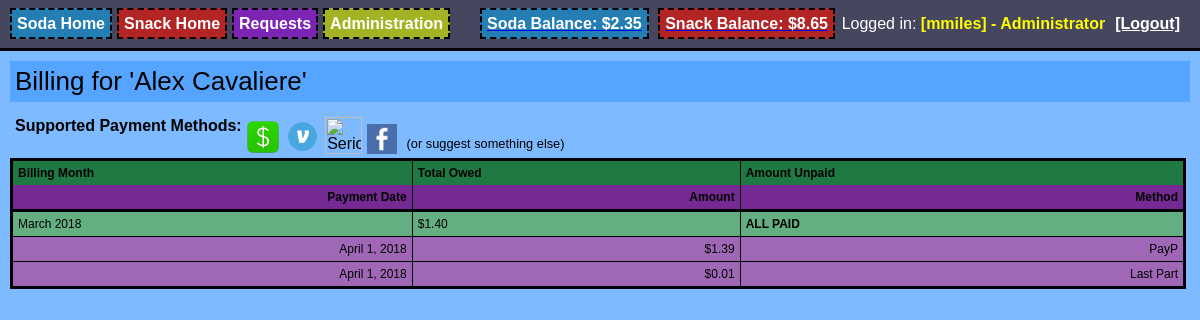
/billing.php?type=Soda&name=Alex Cavaliere&userid=11 (signed in), run on an earlier commit of the app's database.
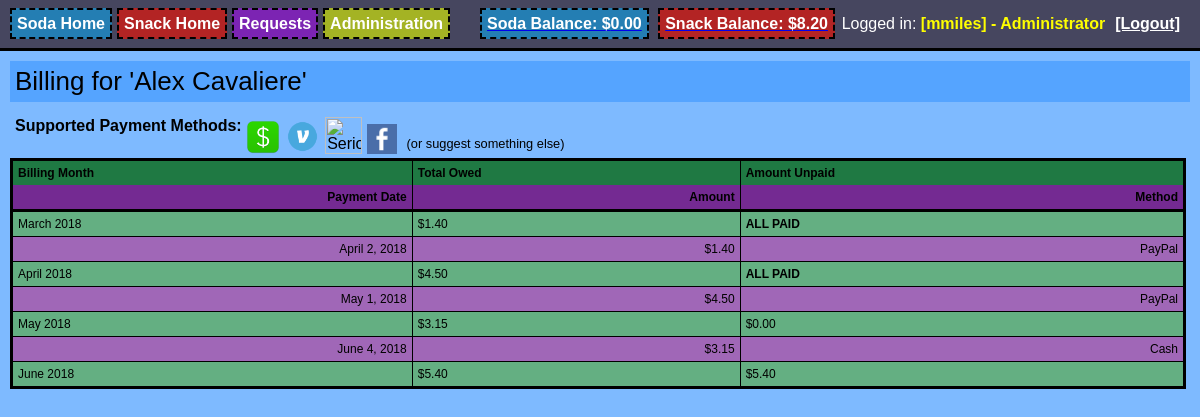
And on a later commit of the database.
### tables this page shows
CREATE TABLE "Payments" (
	`UserID`	INTEGER NOT NULL,
	`Method`	TEXT,
	`Amount`	REAL NOT NULL,
	`Date`	TEXT,
	`Note`	TEXT,
	`ItemType`	TEXT
);

CREATE TABLE "Purchase_History" (
	`UserID`	INTEGER NOT NULL,
	`ItemID`	INTEGER NOT NULL,
	`Cost`	REAL,
	`Date`	TEXT,
	`DiscountCost`	REAL
);

### Mobile_Detect.php (called while the page is built, shortened)
<?php
class Mobile_Detect
{
    protected $userAgent = null;
    protected $httpHeaders = array();
    protected $detectionType = self::DETECTION_TYPE_MOBILE;
    protected static $mobileHeaders = array(
            'HTTP_ACCEPT'                  => array('matches' => array(
                                                                        'application/x-obml2d',
                                                                        'application/vnd.rim.html',
                                                                        'text/vnd.wap.wml',
                                                                        'application/vnd.wap.xhtml+xml'
                                            )),
            'HTTP_X_WAP_PROFILE'           => null,
            'HTTP_X_WAP_CLIENTID'          => null,
            'HTTP_WAP_CONNECTION'          => null,
            'HTTP_PROFILE'                 => null,
            'HTTP_X_OPERAMINI_PHONE_UA'    => null,
            'HTTP_X_NOKIA_GATEWAY_ID'      => null,
            'HTTP_X_ORANGE_ID'             => null,
            'HTTP_X_VODAFONE_3GPDPCONTEXT' => null,
            'HTTP_X_HUAWEI_USERID'         => null,
            'HTTP_UA_OS'                   => null,
            'HTTP_X_MOBILE_GATEWAY'        => null,
            'HTTP_X_ATT_DEVICEID'          => null,
            'HTTP_UA_CPU'                  => array('matches' => array('ARM')),
    );
    protected static $operatingSystems = array(
        'AndroidOS'         => 'Android',
        'BlackBerryOS'      => 'blackberry|\bBB10\b|rim tablet os',
        'PalmOS'            => 'PalmOS|avantgo|blazer|elaine|hiptop|palm|plucker|xiino',
        'SymbianOS'         => 'Symbian|SymbOS|Series60|Series40|SYB-[0-9]+|\bS60\b',
        'WindowsMobileOS'   => 'Windows CE.*(PPC|Smartphone|Mobile|[0-9]{3}x[0-9]{3})|Window Mobile|Windows Phone [0-9.]+|WCE;',
        'WindowsPhoneOS'   => 'Windows Phone 10.0|Windows Phone 8.1|Windows Phone 8.0|Windows Phone OS|XBLWP7|ZuneWP7|Windows NT 6.[23]; ARM;',
        'iOS'               => '\biPhone.*Mobile|\biPod|\biPad',
        'MeeGoOS'           => 'MeeGo',
        'MaemoOS'           => 'Maemo',
        'JavaOS'            => 'J2ME/|\bMIDP\b|\bCLDC\b',
        'webOS'             => 'webOS|hpwOS',
        'badaOS'            => '\bBada\b',
        'BREWOS'            => 'BREW',
    );
    protected static $browsers = array(
        'Chrome'          => '\bCrMo\b|CriOS|Android.*Chrome/[.0-9]* (Mobile)?',
        'Dolfin'          => '\bDolfin\b',
        'Opera'           => 'Opera.*Mini|Opera.*Mobi|Android.*Opera|Mobile.*OPR/[0-9.]+|Coast/[0-9.]+',
        'Skyfire'         => 'Skyfire',
        'Edge'             => 'Mobile Safari/[.0-9]* Edge',
        'IE'              => 'IEMobile|MSIEMobile',
        'Firefox'         => 'fennec|firefox.*maemo|(Mobile|Tablet).*Firefox|Firefox.*Mobile|FxiOS',
        'Bolt'            => 'bolt',
        'TeaShark'        => 'teashark',
        'Blazer'          => 'Blazer',
        'Safari'          => 'Version.*Mobile.*Safari|Safari.*Mobile|MobileSafari',
        'UCBrowser'       => 'UC.*Browser|UCWEB',
        'baiduboxapp'     => 'baiduboxapp',
        'baidubrowser'    => 'baidubrowser',
        'DiigoBrowser'    => 'DiigoBrowser',
        'Puffin'            => 'Puffin',
        'Mercury'          => '\bMercury\b',
        'ObigoBrowser' => 'Obigo',
        'NetFront' => 'NF-Browser',
        'GenericBrowser'  => 'NokiaBrowser|OviBrowser|OneBrowser|TwonkyBeamBrowser|SEMC.*Browser|FlyFlow|Minimo|NetFront|Novarra-Vision|MQQBrowser|MicroMessenger',
		'PaleMoon'        => 'Android.*PaleMoon|Mobile.*PaleMoon',
    );
    protected static $uaHttpHeaders = array(
        'HTTP_USER_AGENT',
        'HTTP_X_OPERAMINI_PHONE_UA',
        'HTTP_X_DEVICE_USER_AGENT',
        'HTTP_X_ORIGINAL_USER_AGENT',
        'HTTP_X_SKYFIRE_PHONE',
        'HTTP_X_BOLT_PHONE_UA',
        'HTTP_DEVICE_STOCK_UA',
        'HTTP_X_UCBROWSER_DEVICE_UA'
    );
    public function setHttpHeaders($httpHeaders = null)
    {
        if (!is_array($httpHeaders) || !count($httpHeaders)) {
            $httpHeaders = $_SERVER;
        }
        $this->httpHeaders = array();
        foreach ($httpHeaders as $key => $value) {
            if (substr($key, 0, 5) === 'HTTP_') {
                $this->httpHeaders[$key] = $value;
            }
        }
    }
    public function getMobileHeaders()
    {
        return self::$mobileHeaders;
    }
    public function getUaHttpHeaders()
    {
        return self::$uaHttpHeaders;
    }
    public function setCfHeaders($cfHeaders = null) {
        $response = false;
        return $response;
    }
    public function setUserAgent($userAgent = null)
    {
        if (false === empty($userAgent)) {
            return $this->userAgent = $userAgent;
        } else {
            $this->userAgent = null;
            foreach ($this->getUaHttpHeaders() as $altHeader) {
                if (false === empty($this->httpHeaders[$altHeader])) {
                    $this->userAgent .= $this->httpHeaders[$altHeader] . " ";
                }
            }
            if (!empty($this->userAgent)) {
                return $this->userAgent = trim($this->userAgent);
            }
        }
        return $this->userAgent = null;
    }
    public function getUserAgent()
    {
        return $this->userAgent;
    }
    public function setDetectionType($type = null)
    {
        $this->detectionType = $type;
    }
    public static function getMobileDetectionRules()
    {
        static $rules;
        if (!$rules) {
            $rules = array_merge(
                self::$phoneDevices,
                self::$tabletDevices,
                self::$operatingSystems,
                self::$browsers
            );
        }
        return $rules;
    }
    public function getRules()
    {
        if ($this->detectionType == self::DETECTION_TYPE_EXTENDED) {
            return self::getMobileDetectionRulesExtended();
        } else {
            return self::getMobileDetectionRules();
        }
    }
    public function checkHttpHeadersForMobile()
    {
        foreach ($this->getMobileHeaders() as $mobileHeader => $matchType) {
            if (isset($this->httpHeaders[$mobileHeader])) {
                if (is_array($matchType['matches'])) {
                    return false;
                } else {
                    return true;
                }
            }
        }
        return false;
    }
    protected function matchDetectionRulesAgainstUA($userAgent = null)
    {
        return false;
    }
    public function isMobile($userAgent = null, $httpHeaders = null)
    {
        if ($this->checkHttpHeadersForMobile()) {
            return true;
        } else {
            return $this->matchDetectionRulesAgainstUA();
        }
    }
    public function match($regex, $userAgent = null)
    {
        $match = (bool) preg_match(sprintf('#%s#is', $regex), (false === empty($userAgent) ? $userAgent : $this->userAgent), $matches);
        return $match;
    }
}

### foodstock_functions.php (called while the page is built, shortened)
<?php
function IsLoggedIn()
{
   	return $_SESSION['signed_in'];
}
function IsAdminLoggedIn()
{
	return $_SESSION['signed_in'] && $_SESSION['username'] == 'mmiles';
}
?>

### billing.php (the view, shortened to what the changed rows need)
<head>
<?php
    $db = new SQLite3("db/item.db");
    include("foodstock_functions.php");
    $loggedIn = IsLoggedIn();
    $loggedInAdmin = IsAdminLoggedIn();
    require_once 'Mobile_Detect.php';
    $detect = new Mobile_Detect;
    $device_type = ($detect->isMobile() ? ($detect->isTablet() ? 'tablet' : 'phone') : 'computer');
    $isMobile = $device_type == 'phone';
?>
<link rel="stylesheet" type="text/css" href="colorPicker.css"/>
<link rel="stylesheet" type="text/css" href="style.css"/>
<link rel="stylesheet" href="//code.jquery.com/ui/1.11.2/themes/smoothness/jquery-ui.css">
</head>
<?php
	if( $isMobile ) {
		echo "<body class='soda_body' style='display:inline-table;'>";
	} else {
		echo "<body class='soda_body'>";
	}
	include("login_bar.php");
	$itemType = $_GET['type'];
	if( $loggedInAdmin && isset($_GET['userid'] ) && isset($_GET['name'] )  ) {
		$userID = $_GET['userid'];
	} else {
		$userID = $_SESSION['userID'];
		$name = $_SESSION['firstname'];
	}
	echo "<div id='restock_all'>";
	echo "<table style='font-size:12; border: 3px solid; border-collapse:collapse; margin:10px; width:98%'>";
	echo "<thead><tr style='background-color: #1f7943; border-top: 3px solid; border-right: 3px solid; border-left: 3px solid; border-bottom: none;'>";
	echo "<th style='padding:5px; border-right:1px #000 solid;' align='left'>Billing Month</th>";
	echo "<th style='padding:5px; border-right:1px #000 solid;' align='left'>Total Owed</th>";
	echo "<th style='padding:5px; border-right:1px #000 solid;' align='left'>Amount Unpaid</th>";
	echo "</tr></thead>";
	echo "<thead><tr style='background-color: #742a92; border-top: none; border-right: 3px solid; border-left: 3px solid; border-bottom: 3px solid;'>";
	echo "<th style='padding:5px; border-right:1px #000 solid; text-align:right;' align='left'>Payment Date</th>";
	echo "<th style='padding:5px; border-right:1px #000 solid; text-align:right;' align='left'>Amount</th>";
	echo "<th style='padding:5px; border-right:1px #000 solid; text-align:right;' align='left'>Method</th>";
	echo "</tr></thead>";
	$results = $db->query("SELECT Sum(Amount) as Total FROM Payments WHERE ItemType='$itemType' AND UserID = $userID");
	$totalPayments = $results->fetchArray()['Total'];
	$currentMonthLabel = "";
	$currentMonthTotal = 0;
	$currentMonth = 0;
	$currentYear = 0;
	$results = $db->query("SELECT i.Name, p.Cost, p.DiscountCost, p.Date, p.UserID FROM Purchase_History p JOIN Item i on p.itemID = i.ID WHERE p.UserID = $userID AND i.Type='$itemType' ORDER BY p.Date ASC");
	while ($row = $results->fetchArray()) {
		$date_object = DateTime::createFromFormat( 'Y-m-d H:i:s', $row['Date'] );
		$purchaseMonth = $date_object->format('F Y');
		if( $currentMonthLabel == "" ) {
			$currentMonthLabel = $purchaseMonth;
			$currentMonth = $date_object->format('m');
			$currentYear = $date_object->format('Y');
		}
		if( $purchaseMonth != $currentMonthLabel ) {
			$currentMonth = $date_object->format('m');
			$currentYear = $date_object->format('Y');
			$totalPayments = printBillMonth( $db, $itemType, $userID, $currentMonthLabel, $currentMonthTotal, $currentMonth, $currentYear, $totalPayments, false );
			$currentMonthLabel = $purchaseMonth;
			$currentMonthTotal = 0;
		}
		if( $row['DiscountCost'] != "" ) {
			$currentMonthTotal += $row['DiscountCost'];
		} else {
			$currentMonthTotal += $row['Cost'];
		}
	}
	$totalPayments = printBillMonth( $db, $itemType, $userID, $currentMonthLabel, $currentMonthTotal, $currentMonth, $currentYear, $totalPayments, true );
		echo "</table>";
	echo "</div>";
	function printBillMonth( $db, $itemType, $userID, $currentMonthLabel, $currentMonthTotal, $currentMonth, $currentYear, $totalPayments, $restOfPayments ) {
		$paymentStartMonth = $currentYear . "-" . $currentMonth . "-01";
		$paymentsWhere = "";
		if( $restOfPayments ) {
			$paymentMonthStart = $currentMonth + 1;
			$paymentYearStart = $currentYear;
			if( $paymentMonthStart < 10 ) {
				$paymentMonthStart = 0 . $paymentMonthStart;
			}
			$paymentsWhere = " Date >= '$paymentYearStart-$paymentMonthStart-01'";
		} else {
			$paymentMonthEnd = $currentMonth + 1;
			$paymentYearEnd = $currentYear;
			if( $paymentMonthEnd < 10 ) {
				$paymentMonthEnd = 0 . $paymentMonthEnd;
			}
			$paymentsWhere = " Date between '$paymentStartMonth' AND '$paymentYearEnd-$paymentMonthEnd-01'";
		}
		echo "<tr class='billing_row'>";
		echo "<td style='padding:5px; border:1px #000 solid;'>" . $currentMonthLabel . "</td>";
		echo "<td style='padding:5px; border:1px #000 solid;'>$" . number_format( $currentMonthTotal, 2 ) . "</td>";
		if( $currentMonthTotal > $totalPayments ) {
		$amountNotPaid = $currentMonthTotal - $totalPayments;
		echo "<td style='padding:5px; border:1px #000 solid;'>$" . number_format( $amountNotPaid, 2) . "</td>";
			$totalPayments = 0;
		} else {
		echo "<td style='padding:5px; border:1px #000 solid; font-weight: bold;'>ALL PAID</td>";
			$totalPayments = $totalPayments - $currentMonthTotal;
		}
		echo "</tr>";
		$paymentResults = $db->query("SELECT Date, Amount, Method FROM Payments WHERE $paymentsWhere AND ItemType='$itemType' AND UserID = $userID");
		while ($paymentRow = $paymentResults->fetchArray()) {
			$paymentDate = DateTime::createFromFormat( 'Y-m-d H:i:s', $paymentRow['Date'] );
			echo "<tr class='payment_row'>";
			echo "<td style='padding:5px; border:1px #000 solid; text-align:right;'>" . $paymentDate->format('F j, Y') . "</td>";
			echo "<td style='padding:5px; border:1px #000 solid; text-align:right;'>$" . number_format( $paymentRow['Amount'], 2 ) . "</td>";
			echo "<td style='padding:5px; border:1px #000 solid; text-align:right;'>" . $paymentRow['Method'] . "</td>";
			echo "</tr>";
		}
		return $totalPayments;
	}
?>
</body>

### login_bar.php (shortened to what the changed rows need)
<?php
	echo "<div style='color:#FFF; background-color:#46465f;  border-bottom: 3px solid #000; width:100%;  padding: 5px 0px;'>";
	echo "<div id='container_top' style='margin:10px;'>";
	if( $isMobile ) {
		echo "<span style='float:right; padding:0px 5px; display:inline-block'>";
		DisplayLoggedInUser($loggedIn, $loggedInAdmin, $loginPassword, $url);
		echo "</span>";
		echo "<div style='clear: both;'></div>";
	} else {
		if(!$loggedIn) {
			$results = $db->query("SELECT Count(*) as Active, Sum(SnackSavings) as TotalSnackSavings, Sum(SodaSavings) as TotalSodaSavings FROM User WHERE SnackBalance != 0.0 OR SodaBalance != 0");
			$row = $results->fetchArray();
			$totalActiveUsers = $row['Active'];
			$totalSnackSavings = $row['TotalSnackSavings'];
			$totalSodaSavings = $row['TotalSodaSavings'];
			$totalSavings = $totalSnackSavings + $totalSodaSavings;
			$results = $db->query("SELECT Count(*) as Total FROM Purchase_History");
			$row = $results->fetchArray();
			$totalPurchases = $row['Total'];
			echo "<span style='padding:5px;'><a class='register' href='register.php'>Register for a Discount!<a/> (We have $totalActiveUsers active users with a total of $" . number_format($totalSavings, 2) . " in savings and " . $totalPurchases . " total purchases)</span>";
		} else {
			echo "<a style='text-decoration:none;' href='requests.php'><span class='nav_buttons nav_buttons_requests'>Requests</span></a>";
			if( $loggedInAdmin ) {
				echo "<a style='text-decoration:none;' href='admin_x25.php'><span class='nav_buttons nav_buttons_admin'>Administration</span></a>";
			}
			echo "<span style='margin-left:25px;'>";
			echo "<a href='purchase_history.php?type=Soda'><span class='nav_buttons nav_buttons_soda'>Soda Balance: $" .  number_format($_SESSION['SodaBalance'], 2) . "</span></a>";
			echo "<a href='purchase_history.php?type=Snack'><span class='nav_buttons nav_buttons_snack'>Snack Balance: $" .  number_format($_SESSION['SnackBalance'], 2) . "</span></a>";
			echo "</span>";
		}
	}
	echo "</div>";
	echo "</div>";
?>

What changed in the data, as far as the page shows it:
removed payments: Date "April 1, 2018", Amount "1.39", Method "PayP"
removed payments: Date "April 1, 2018", Amount "0.01", Method "Last Part"
added payments: Date "April 2, 2018", Amount "1.40", Method "PayPal"
added purchase_history: Date "April 2018"
added payments: Date "May 1, 2018", Amount "4.50", Method "PayPal"
added purchase_history: Date "May 2018"
added payments: Date "June 4, 2018", Amount "3.15", Method "Cash"
added purchase_history: Date "June 2018"
Also different on the page:
$_SESSION['SodaBalance']: "2.35" → "0.00"
$_SESSION['SnackBalance']: "8.65" → "8.20"
$currentMonthTotal: "1.40" → "1.40 4.50 3.15 5.40"
$amountNotPaid: (not shown) → "0.00 5.40"
text no longer shown: "$ ALL PAID"
text now shown: "$ $ $ $ ALL PAID ALL PAID $ $"
